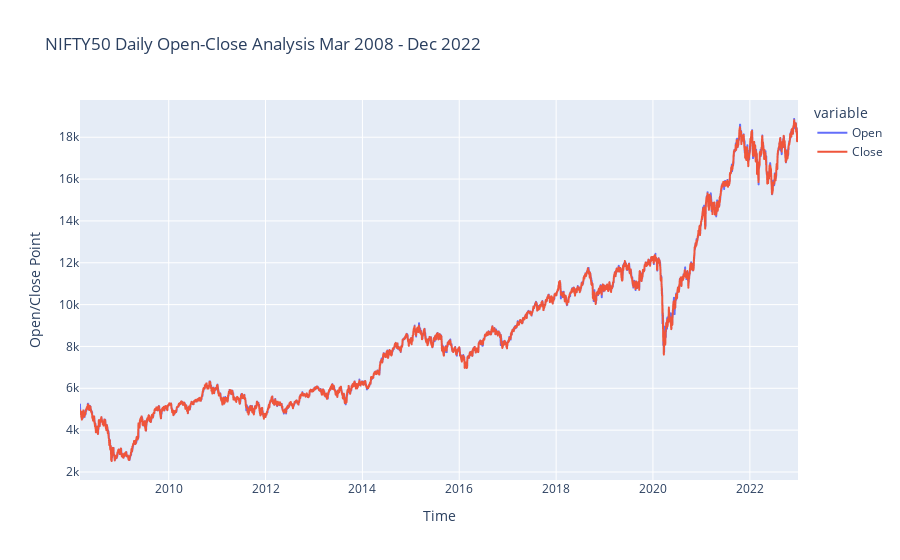

Notebook code for this chart:
### Markdown cell above
#### 6.2 Open-Close

### Code cell
fig = px.line(nifty50, 
              x='Date', 
              y=['Open', 'Close'], 
              title='NIFTY50 Daily Open-Close Analysis Mar 2008 - Dec 2022'
             )
fig.update_layout(xaxis_title="Time", 
                  yaxis_title="Open/Close Point"
                 )
fig.show()

### Figure 1 — Plotly figure (JSON) as saved in the notebook; plotly's stock layout.template omitted (floating-point values rounded to 4 significant figures; data arrays with more than 128 entries replaced by an {"elided": "..."} marker saying what was removed)
{"data": [{"hovertemplate": "variable=Open<br>Date=%{x}<br>value=%{y}<extra></extra>", "legendgroup": "Open", "line": {"color": "#636efa", "dash": "solid"}, "marker": {"symbol": "circle"}, "mode": "lines", "name": "Open", "showlegend": true, "type": "scattergl", "x": {"elided": "3671 str values"}, "xaxis": "x", "y": {"elided": "3671 float values"}, "yaxis": "y"}, {"hovertemplate": "variable=Close<br>Date=%{x}<br>value=%{y}<extra></extra>", "legendgroup": "Close", "line": {"color": "#EF553B", "dash": "solid"}, "marker": {"symbol": "circle"}, "mode": "lines", "name": "Close", "showlegend": true, "type": "scattergl", "x": {"elided": "3671 str values"}, "xaxis": "x", "y": {"elided": "3671 float values"}, "yaxis": "y"}], "layout": {"legend": {"title": {"text": "variable"}, "tracegroupgap": 0}, "title": {"text": "NIFTY50 Daily Open-Close Analysis Mar 2008 - Dec 2022"}, "xaxis": {"anchor": "y", "domain": [0, 1], "title": {"text": "Time"}}, "yaxis": {"anchor": "x", "domain": [0, 1], "title": {"text": "Open/Close Point"}}}}
